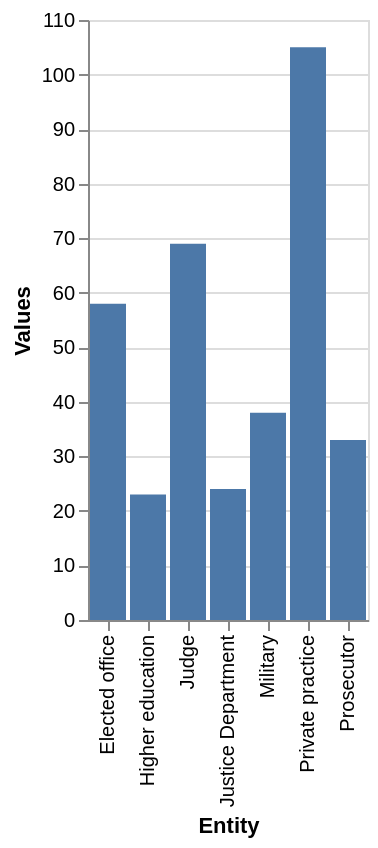

Express this chart as Vega-Lite.
### Vega-Lite specification from a JSON file in a GitHub repository (floating-point values rounded to 4 significant figures)
{"$schema": "https://vega.github.io/schema/vega-lite/v5.json", "description": "Bar chart auto-generated from CSV", "data": {"values": [{"Entity": "Higher education", "Values": 23.0}, {"Entity": "Justice Department", "Values": 24.0}, {"Entity": "Prosecutor", "Values": 33.0}, {"Entity": "Military", "Values": 38.0}, {"Entity": "Elected office", "Values": 58.0}, {"Entity": "Judge", "Values": 69.0}, {"Entity": "Private practice", "Values": 105.0}]}, "mark": "bar", "encoding": {"x": {"field": "Entity", "type": "ordinal"}, "y": {"field": "Values", "type": "quantitative"}}}
